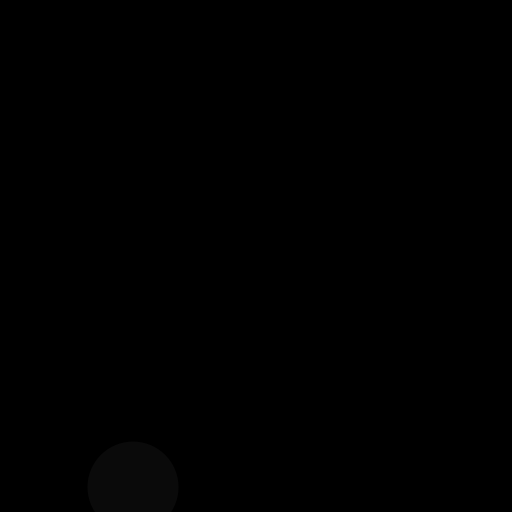
Frame 1 (no input)
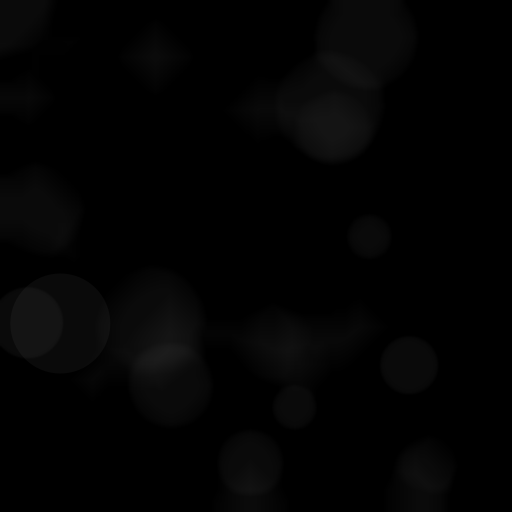
Frame 60 (the mouse pressed at the canvas centre just before this capture)
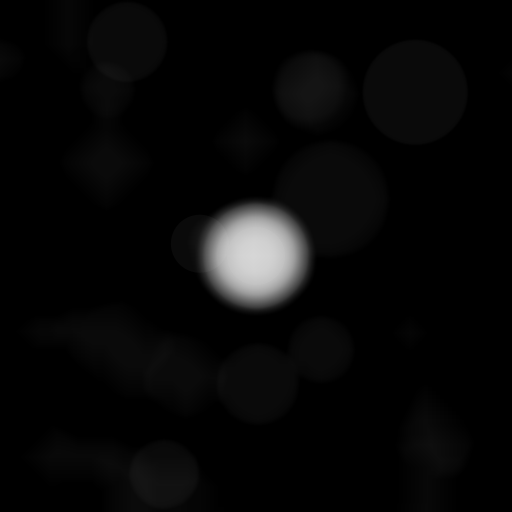
Frame 120 (the mouse held since frame 60 and released just before this capture)

The Processing sketch that drew these frames (run headless with seeded random() and noise(); from frame 60 on, the mouse is pressed at the canvas centre):

// Processing sketch: processing_48973
// ── processing_48973.pde

void setup(){
  size(512,512);
  background (0,0,0);
  frameRate(15);
  smooth();
}

void draw(){

//width, height
// mouseX, mouseY- pozycja myszki
// pmouseX pmouseY- poprzednia pozycja myszki  
filter(BLUR);

int d= int(random(40, 120));
noStroke();
fill(255, 10);
ellipse(random(width), random(width), d,d);


if (mousePressed == true){ // rysuj jak naciskasz przycisk lewy myszki
  if (mouseButton == LEFT )
  //narysuj elipse -x,y, szerokosc, wysokosc
  
fill(25,60,80,100);
noStroke();
ellipse(mouseX,mouseY,d,d);
}
}
